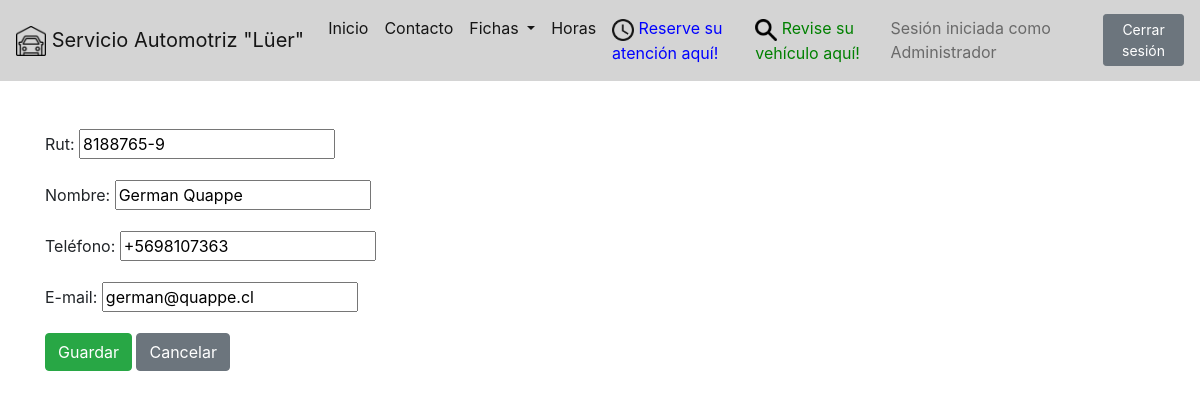
Page /fichas/clientes/4/editar/ (signed in) on the earlier database version.
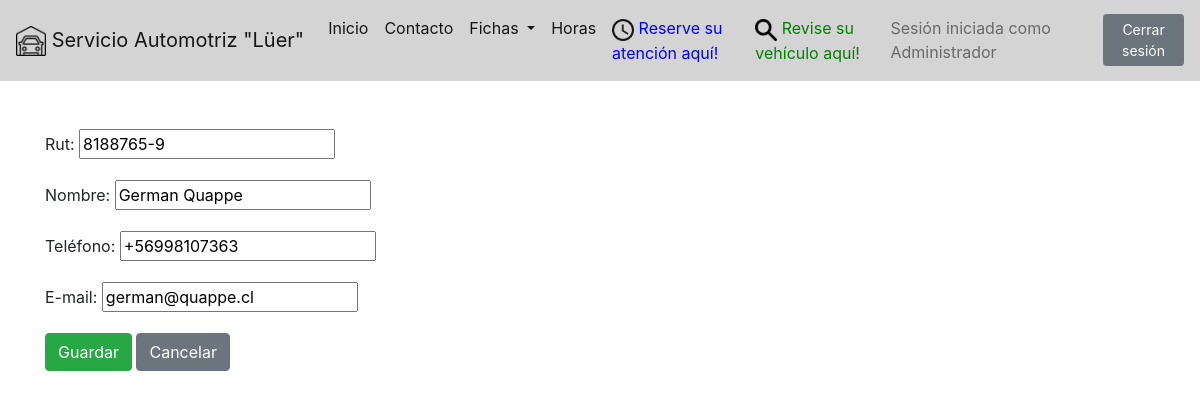
Same page on the later database version.
### fichas/models.py (models this page shows, shortened)
class Cliente(models.Model):
	rut			= models.CharField(max_length = 10)
	nombre		= models.CharField(max_length = 100)
	telefono	= models.CharField(max_length = 12)
	email		= models.CharField(max_length = 100, blank = True)
	objects		= ClienteManager()

### fichas/views.py (the view)
# urls.py: path('clientes/<int:id>/editar/', cliente_update_view, name='cliente-update'),
@login_required
@staff_member_required
def cliente_update_view(request, id=id):
	obj = get_object_or_404(Cliente, id=id)
	form = ClienteForm(request.POST or None, instance=obj)
	if form.is_valid():
		form.save()
		return redirect('../')
	context = {
		'form': form
	}
	return render(request, "clientes/cliente_create.html", context)

### fichas/forms.py (shortened to what this page needs)
class ClienteForm(forms.ModelForm):
	rut			= forms.CharField(max_length=10, widget=forms.TextInput(attrs={"placeholder": "Ingrese rut"}))
	nombre		= forms.CharField(max_length = 100)
	telefono	= forms.CharField(label='Teléfono', max_length = 12, initial="+56")
	email		= forms.CharField(required=False, label='E-mail', max_length = 100)
	class Meta:
		model = Cliente
		fields = [
			'rut',
			'nombre',
			'telefono',
			'email'
		]

### fichas/models.py (called while the page is built)
	def get_queryset(self):
		return ClienteQuerySet(self.model, using=self._db)

### fichas/templates/clientes/cliente_create.html
{% extends 'base.html' %}
{% block content %}
<form method='POST'> {% csrf_token %}
	{{ form.as_p }}
	<input type='submit' class="btn btn-success" value='Guardar'/>
	<input type="button" class="btn btn-secondary" onclick="location.href='../';" value="Cancelar" />
</form>
{% endblock %}

Differences in the rows shown:
changed Cliente "German Quappe": telefono "+5698107363" → "+56998107363"
